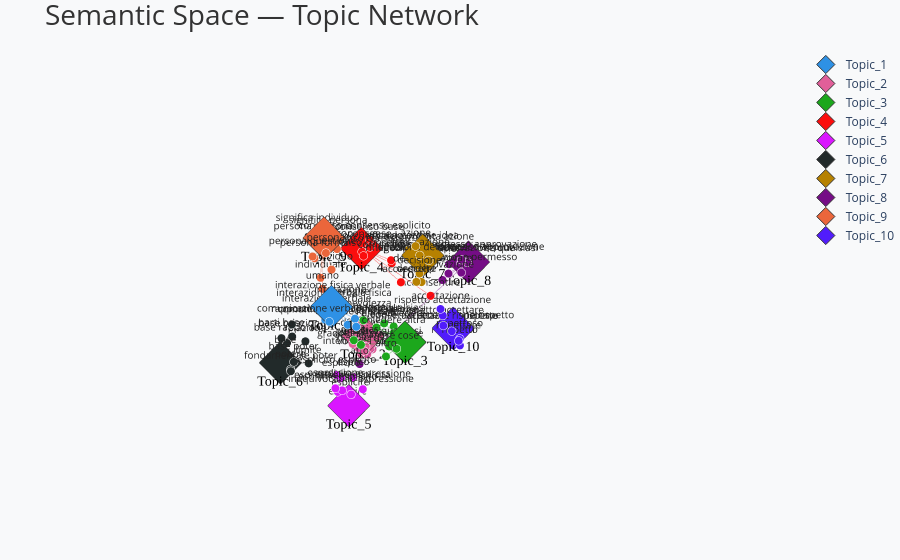

The notebook cell this image was saved under:
### Code cell
# ── Plot 1: curva di training (loss, NPMI, diversity) ──
model.plot_training()

# ── Plot 2: mappa 2D UMAP per pubblicazione (salva PNG) ──
model.visualize_2d()

# ── Plot 3: costellazione semantica 3D interattiva (Plotly) ──
model.visualize_3d()

### Figure 1 — Plotly figure (JSON) as saved in the notebook; plotly's stock layout.template omitted (floating-point values rounded to 4 significant figures)
{"data": [{"line": {"color": "#2E91E5", "width": 1.5}, "mode": "lines", "opacity": 0.4, "showlegend": false, "type": "scatter3d", "x": [9.13, 9.167, null, 9.13, 8.814, null, 9.13, 8.659, null, 9.13, 8.198, null, 9.13, 8.114, null, 9.13, 9.037, null, 9.13, 9.098, null, 9.13, 8.945, null, 9.13, 9.078, null, 9.13, 9.269, null], "y": [2.087, 1.977, null, 2.087, 1.905, null, 2.087, 1.873, null, 2.087, 1.513, null, 2.087, 1.392, null, 2.087, 2.02, null, 2.087, 2.113, null, 2.087, 2.201, null, 2.087, 1.91, null, 2.087, 2.199, null], "z": [8.626, 8.354, null, 8.626, 8.442, null, 8.626, 8.269, null, 8.626, 7.461, null, 8.626, 7.518, null, 8.626, 8.683, null, 8.626, 8.628, null, 8.626, 8.268, null, 8.626, 8.417, null, 8.626, 8.493, null]}, {"marker": {"color": "#2E91E5", "line": {"color": "white", "width": 0.5}, "size": 5}, "mode": "markers+text", "showlegend": false, "text": ["verbale", "interazione", "interagire", "consapevolezzare", "consapevolezza", "interazione fisica verbale", "interazione verbale fisica", "comunicazione comprensione", "interazione verbale", "comunicazione verbale verbale"], "textfont": {"color": "#222222", "size": 10}, "textposition": "top center", "type": "scatter3d", "x": [9.167, 8.814, 8.659, 8.198, 8.114, 9.037, 9.098, 8.945, 9.078, 9.269], "y": [1.977, 1.905, 1.873, 1.513, 1.392, 2.02, 2.113, 2.201, 1.91, 2.199], "z": [8.354, 8.442, 8.269, 7.461, 7.518, 8.683, 8.628, 8.268, 8.417, 8.493]}, {"marker": {"color": "#2E91E5", "line": {"color": "#333", "width": 1}, "size": 14, "symbol": "diamond"}, "mode": "markers+text", "name": "Topic_1", "text": ["Topic_1"], "textfont": {"color": "#000000", "family": "Arial Black", "size": 14}, "textposition": "bottom center", "type": "scatter3d", "x": [9.13], "y": [2.087], "z": [8.626]}, {"line": {"color": "#E15F99", "width": 1.5}, "mode": "lines", "opacity": 0.4, "showlegend": false, "type": "scatter3d", "x": [6.751, 6.879, null, 6.751, 7.432, null, 6.751, 7.025, null, 6.751, 7.327, null, 6.751, 7.232, null, 6.751, 6.719, null, 6.751, 6.891, null, 6.751, 6.675, null, 6.751, 6.91, null, 6.751, 6.609, null], "y": [0.009121, -0.01875, null, 0.009121, 0.4857, null, 0.009121, 0.4045, null, 0.009121, 0.7017, null, 0.009121, 0.4242, null, 0.009121, -0.02325, null, 0.009121, 0.09871, null, 0.009121, 0.1472, null, 0.009121, 0.3148, null, 0.009121, 0.1468, null], "z": [5.639, 5.734, null, 5.639, 6.075, null, 5.639, 5.732, null, 5.639, 5.96, null, 5.639, 5.825, null, 5.639, 5.592, null, 5.639, 5.271, null, 5.639, 5.318, null, 5.639, 5.401, null, 5.639, 5.268, null]}, {"marker": {"color": "#E15F99", "line": {"color": "white", "width": 0.5}, "size": 5}, "mode": "markers+text", "showlegend": false, "text": ["dare", "volere", "desiderio", "volero", "desiderare", "dare dare", "intendere volere", "grado intendere volere", "volontà voler", "volontà desideri"], "textfont": {"color": "#222222", "size": 10}, "textposition": "top center", "type": "scatter3d", "x": [6.879, 7.432, 7.025, 7.327, 7.232, 6.719, 6.891, 6.675, 6.91, 6.609], "y": [-0.01875, 0.4857, 0.4045, 0.7017, 0.4242, -0.02325, 0.09871, 0.1472, 0.3148, 0.1468], "z": [5.734, 6.075, 5.732, 5.96, 5.825, 5.592, 5.271, 5.318, 5.401, 5.268]}, {"marker": {"color": "#E15F99", "line": {"color": "#333", "width": 1}, "size": 14, "symbol": "diamond"}, "mode": "markers+text", "name": "Topic_2", "text": ["Topic_2"], "textfont": {"color": "#000000", "family": "Arial Black", "size": 14}, "textposition": "bottom center", "type": "scatter3d", "x": [6.751], "y": [0.009121], "z": [5.639]}, {"line": {"color": "#1CA71C", "width": 1.5}, "mode": "lines", "opacity": 0.4, "showlegend": false, "type": "scatter3d", "x": [7.021, 7.433, null, 7.021, 7.04, null, 7.021, 7.715, null, 7.021, 7.276, null, 7.021, 7.467, null, 7.021, 7.004, null, 7.021, 7.205, null, 7.021, 7.194, null, 7.021, 6.928, null, 7.021, 6.936, null], "y": [1.487, 1.414, null, 1.487, 0.7507, null, 1.487, 0.8612, null, 1.487, 0.6471, null, 1.487, 0.7681, null, 1.487, 1.181, null, 1.487, 1.461, null, 1.487, 1.255, null, 1.487, 1.108, null, 1.487, 0.8573, null], "z": [6.459, 6.312, null, 6.459, 6.407, null, 6.459, 6.538, null, 6.459, 6.651, null, 6.459, 6.234, null, 6.459, 6.487, null, 6.459, 6.387, null, 6.459, 6.319, null, 6.459, 6.567, null, 6.459, 6.51, null]}, {"marker": {"color": "#1CA71C", "line": {"color": "white", "width": 0.5}, "size": 5}, "mode": "markers+text", "showlegend": false, "text": ["altro", "chiedere", "cosa", "domanda", "qualsiasi", "chiedere altra", "altre cose", "altre qualsiasi", "altre chiedere", "chiedere qualsiasi"], "textfont": {"color": "#222222", "size": 10}, "textposition": "top center", "type": "scatter3d", "x": [7.433, 7.04, 7.715, 7.276, 7.467, 7.004, 7.205, 7.194, 6.928, 6.936], "y": [1.414, 0.7507, 0.8612, 0.6471, 0.7681, 1.181, 1.461, 1.255, 1.108, 0.8573], "z": [6.312, 6.407, 6.538, 6.651, 6.234, 6.487, 6.387, 6.319, 6.567, 6.51]}, {"marker": {"color": "#1CA71C", "line": {"color": "#333", "width": 1}, "size": 14, "symbol": "diamond"}, "mode": "markers+text", "name": "Topic_3", "text": ["Topic_3"], "textfont": {"color": "#000000", "family": "Arial Black", "size": 14}, "textposition": "bottom center", "type": "scatter3d", "x": [7.021], "y": [1.487], "z": [6.459]}, {"line": {"color": "#FB0D0D", "width": 1.5}, "mode": "lines", "opacity": 0.4, "showlegend": false, "type": "scatter3d", "x": [4.463, 4.379, null, 4.463, 4.156, null, 4.463, 3.29, null, 4.463, 4.315, null, 4.463, 4.176, null, 4.463, 4.591, null, 4.463, 4.302, null, 4.463, 4.536, null, 4.463, 4.34, null, 4.463, 4.267, null], "y": [-2.541, -2.3, null, -2.541, -1.769, null, -2.541, -1.168, null, -2.541, -1.264, null, -2.541, -1.727, null, -2.541, -2.312, null, -2.541, -2.575, null, -2.541, -2.425, null, -2.541, -2.48, null, -2.541, -2.43, null], "z": [5.764, 5.865, null, 5.764, 5.609, null, 5.764, 4.402, null, 5.764, 5.258, null, 5.764, 5.544, null, 5.764, 5.692, null, 5.764, 5.898, null, 5.764, 5.741, null, 5.764, 5.659, null, 5.764, 5.968, null]}, {"marker": {"color": "#FB0D0D", "line": {"color": "white", "width": 0.5}, "size": 5}, "mode": "markers+text", "showlegend": false, "text": ["consenso", "compromesso", "acconsentire", "accordo", "rinegoziare", "consenso consenso", "consenso consenso esplicito", "consenso consiste", "consenso significa accordo", "consenso base"], "textfont": {"color": "#222222", "size": 10}, "textposition": "top center", "type": "scatter3d", "x": [4.379, 4.156, 3.29, 4.315, 4.176, 4.591, 4.302, 4.536, 4.34, 4.267], "y": [-2.3, -1.769, -1.168, -1.264, -1.727, -2.312, -2.575, -2.425, -2.48, -2.43], "z": [5.865, 5.609, 4.402, 5.258, 5.544, 5.692, 5.898, 5.741, 5.659, 5.968]}, {"marker": {"color": "#FB0D0D", "line": {"color": "#333", "width": 1}, "size": 14, "symbol": "diamond"}, "mode": "markers+text", "name": "Topic_4", "text": ["Topic_4"], "textfont": {"color": "#000000", "family": "Arial Black", "size": 14}, "textposition": "bottom center", "type": "scatter3d", "x": [4.463], "y": [-2.541], "z": [5.764]}, {"line": {"color": "#DA16FF", "width": 1.5}, "mode": "lines", "opacity": 0.4, "showlegend": false, "type": "scatter3d", "x": [8.477, 8.448, null, 8.477, 8.323, null, 8.477, 8.222, null, 8.477, 8.797, null, 8.477, 7.902, null, 8.477, 8.566, null, 8.477, 8.635, null, 8.477, 8.396, null, 8.477, 8.642, null, 8.477, 8.444, null], "y": [1.53, 1.473, null, 1.53, 1.409, null, 1.53, 1.049, null, 1.53, 1.61, null, 1.53, 1.014, null, 1.53, 1.729, null, 1.53, 1.458, null, 1.53, 1.153, null, 1.53, 1.592, null, 1.53, 1.895, null], "z": [5.876, 5.783, null, 5.876, 5.877, null, 5.876, 6.048, null, 5.876, 6.548, null, 5.876, 5.843, null, 5.876, 6.335, null, 5.876, 6.259, null, 5.876, 6.298, null, 5.876, 6.388, null, 5.876, 6.483, null]}, {"marker": {"color": "#DA16FF", "line": {"color": "white", "width": 0.5}, "size": 5}, "mode": "markers+text", "showlegend": false, "text": ["esplicire", "esplicite", "esplicito", "espressione", "esplico", "inequivocabile espressione", "esprime esplicito", "esplicito esplicito", "espressione esplicita", "esplicita espressione"], "textfont": {"color": "#222222", "size": 10}, "textposition": "top center", "type": "scatter3d", "x": [8.448, 8.323, 8.222, 8.797, 7.902, 8.566, 8.635, 8.396, 8.642, 8.444], "y": [1.473, 1.409, 1.049, 1.61, 1.014, 1.729, 1.458, 1.153, 1.592, 1.895], "z": [5.783, 5.877, 6.048, 6.548, 5.843, 6.335, 6.259, 6.298, 6.388, 6.483]}, {"marker": {"color": "#DA16FF", "line": {"color": "#333", "width": 1}, "size": 14, "symbol": "diamond"}, "mode": "markers+text", "name": "Topic_5", "text": ["Topic_5"], "textfont": {"color": "#000000", "family": "Arial Black", "size": 14}, "textposition": "bottom center", "type": "scatter3d", "x": [8.477], "y": [1.53], "z": [5.876]}, {"line": {"color": "#222A2A", "width": 1.5}, "mode": "lines", "opacity": 0.4, "showlegend": false, "type": "scatter3d", "x": [8.833, 8.848, null, 8.833, 8.668, null, 8.833, 8.46, null, 8.833, 8.221, null, 8.833, 8.096, null, 8.833, 8.918, null, 8.833, 8.59, null, 8.833, 8.308, null, 8.833, 8.754, null, 8.833, 8.416, null], "y": [0.05398, 0.4066, null, 0.05398, 0.02226, null, 0.05398, 0.4253, null, 0.05398, -0.3381, null, 0.05398, -0.1328, null, 0.05398, 0.517, null, 0.05398, -0.173, null, 0.05398, -0.2445, null, 0.05398, 0.3966, null, 0.05398, -0.2833, null], "z": [6.189, 6.249, null, 6.189, 6.298, null, 6.189, 6.17, null, 6.189, 6.529, null, 6.189, 6.166, null, 6.189, 6.321, null, 6.189, 6.498, null, 6.189, 6.339, null, 6.189, 6.364, null, 6.189, 6.22, null]}, {"marker": {"color": "#222A2A", "line": {"color": "white", "width": 0.5}, "size": 5}, "mode": "markers+text", "showlegend": false, "text": ["potere", "base", "limite", "rapporto", "relazione", "fondamentale poter", "parti base", "base relazione", "base poter", "base rapporto"], "textfont": {"color": "#222222", "size": 10}, "textposition": "top center", "type": "scatter3d", "x": [8.848, 8.668, 8.46, 8.221, 8.096, 8.918, 8.59, 8.308, 8.754, 8.416], "y": [0.4066, 0.02226, 0.4253, -0.3381, -0.1328, 0.517, -0.173, -0.2445, 0.3966, -0.2833], "z": [6.249, 6.298, 6.17, 6.529, 6.166, 6.321, 6.498, 6.339, 6.364, 6.22]}, {"marker": {"color": "#222A2A", "line": {"color": "#333", "width": 1}, "size": 14, "symbol": "diamond"}, "mode": "markers+text", "name": "Topic_6", "text": ["Topic_6"], "textfont": {"color": "#000000", "family": "Arial Black", "size": 14}, "textposition": "bottom center", "type": "scatter3d", "x": [8.833], "y": [0.05398], "z": [6.189]}, {"line": {"color": "#B68100", "width": 1.5}, "mode": "lines", "opacity": 0.4, "showlegend": false, "type": "scatter3d", "x": [4.013, 4.2, null, 4.013, 4.315, null, 4.013, 4.499, null, 4.013, 4.395, null, 4.013, 4.132, null, 4.013, 4.119, null, 4.013, 3.971, null, 4.013, 3.986, null, 4.013, 4.095, null, 4.013, 3.976, null], "y": [-0.8499, -0.9028, null, -0.8499, -0.6492, null, -0.8499, -0.574, null, -0.8499, -0.5054, null, -0.8499, -0.8221, null, -0.8499, -0.9418, null, -0.8499, -1.336, null, -0.8499, -0.6627, null, -0.8499, -0.8581, null, -0.8499, -1.217, null], "z": [6.082, 6.383, null, 6.082, 5.788, null, 6.082, 5.673, null, 6.082, 5.652, null, 6.082, 5.684, null, 6.082, 5.951, null, 6.082, 6.011, null, 6.082, 6.004, null, 6.082, 6.107, null, 6.082, 6.09, null]}, {"marker": {"color": "#B68100", "line": {"color": "white", "width": 0.5}, "size": 5}, "mode": "markers+text", "showlegend": false, "text": ["azione", "decisione", "decidere", "scelta", "decisionale", "decisione azione", "accordo determinata azione", "azione decisione", "scelta azione", "accordo azione idea"], "textfont": {"color": "#222222", "size": 10}, "textposition": "top center", "type": "scatter3d", "x": [4.2, 4.315, 4.499, 4.395, 4.132, 4.119, 3.971, 3.986, 4.095, 3.976], "y": [-0.9028, -0.6492, -0.574, -0.5054, -0.8221, -0.9418, -1.336, -0.6627, -0.8581, -1.217], "z": [6.383, 5.788, 5.673, 5.652, 5.684, 5.951, 6.011, 6.004, 6.107, 6.09]}, {"marker": {"color": "#B68100", "line": {"color": "#333", "width": 1}, "size": 14, "symbol": "diamond"}, "mode": "markers+text", "name": "Topic_7", "text": ["Topic_7"], "textfont": {"color": "#000000", "family": "Arial Black", "size": 14}, "textposition": "bottom center", "type": "scatter3d", "x": [4.013], "y": [-0.8499], "z": [6.082]}, {"line": {"color": "#750D86", "width": 1.5}, "mode": "lines", "opacity": 0.4, "showlegend": false, "type": "scatter3d", "x": [1.924, 2.009, null, 1.924, 2.166, null, 1.924, 2.544, null, 1.924, 7.633, null, 1.924, 2.794, null, 1.924, 2.093, null, 1.924, 1.953, null, 1.924, 2.185, null, 1.924, 2.087, null, 1.924, 2.03, null], "y": [-1.059, -1.37, null, -1.059, -1.52, null, -1.059, -1.213, null, -1.059, 0.898, null, -1.059, -1.202, null, -1.059, -1.174, null, -1.059, -1.069, null, -1.059, -1.061, null, -1.059, -1.162, null, -1.059, -1.289, null], "z": [4.912, 4.893, null, 4.912, 4.741, null, 4.912, 4.743, null, 4.912, 5.938, null, 4.912, 4.656, null, 4.912, 4.88, null, 4.912, 4.903, null, 4.912, 4.681, null, 4.912, 4.999, null, 4.912, 4.811, null]}, {"marker": {"color": "#750D86", "line": {"color": "white", "width": 0.5}, "size": 5}, "mode": "markers+text", "showlegend": false, "text": ["autorizzazione", "permesso", "approvare", "atto", "approvazione", "permesso approvazione qualsiasi", "chiedere permesso approvazione", "approvazione permesso", "ricevere permesso approvazione", "permesso approvazione"], "textfont": {"color": "#222222", "size": 10}, "textposition": "top center", "type": "scatter3d", "x": [2.009, 2.166, 2.544, 7.633, 2.794, 2.093, 1.953, 2.185, 2.087, 2.03], "y": [-1.37, -1.52, -1.213, 0.898, -1.202, -1.174, -1.069, -1.061, -1.162, -1.289], "z": [4.893, 4.741, 4.743, 5.938, 4.656, 4.88, 4.903, 4.681, 4.999, 4.811]}, {"marker": {"color": "#750D86", "line": {"color": "#333", "width": 1}, "size": 14, "symbol": "diamond"}, "mode": "markers+text", "name": "Topic_8", "text": ["Topic_8"], "textfont": {"color": "#000000", "family": "Arial Black", "size": 14}, "textposition": "bottom center", "type": "scatter3d", "x": [1.924], "y": [-1.059], "z": [4.912]}, {"line": {"color": "#EB663B", "width": 1.5}, "mode": "lines", "opacity": 0.4, "showlegend": false, "type": "scatter3d", "x": [7.809, 7.717, null, 7.809, 7.917, null, 7.809, 7.925, null, 7.809, 8.009, null, 7.809, 8.199, null, 7.809, 7.869, null, 7.809, 8.115, null, 7.809, 7.532, null, 7.809, 7.723, null, 7.809, 8.069, null], "y": [0.3122, 0.5374, null, 0.3122, 0.485, null, 0.3122, 0.6155, null, 0.3122, 0.4009, null, 0.3122, 0.6843, null, 0.3122, 0.09151, null, 0.3122, 0.3736, null, 0.3122, 0.07986, null, 0.3122, 0.03613, null, 0.3122, 0.3561, null], "z": [8.496, 8.335, null, 8.496, 8.316, null, 8.496, 8.048, null, 8.496, 7.825, null, 8.496, 7.818, null, 8.496, 8.358, null, 8.496, 8.284, null, 8.496, 8.338, null, 8.496, 8.446, null, 8.496, 8.223, null]}, {"marker": {"color": "#EB663B", "line": {"color": "white", "width": 0.5}, "size": 5}, "mode": "markers+text", "showlegend": false, "text": ["person", "persona", "individuo", "individuale", "umano", "persona persona", "persona questione", "significa persona", "significa individuo", "persona forma"], "textfont": {"color": "#222222", "size": 10}, "textposition": "top center", "type": "scatter3d", "x": [7.717, 7.917, 7.925, 8.009, 8.199, 7.869, 8.115, 7.532, 7.723, 8.069], "y": [0.5374, 0.485, 0.6155, 0.4009, 0.6843, 0.09151, 0.3736, 0.07986, 0.03613, 0.3561], "z": [8.335, 8.316, 8.048, 7.825, 7.818, 8.358, 8.284, 8.338, 8.446, 8.223]}, {"marker": {"color": "#EB663B", "line": {"color": "#333", "width": 1}, "size": 14, "symbol": "diamond"}, "mode": "markers+text", "name": "Topic_9", "text": ["Topic_9"], "textfont": {"color": "#000000", "family": "Arial Black", "size": 14}, "textposition": "bottom center", "type": "scatter3d", "x": [7.809], "y": [0.3122], "z": [8.496]}, {"line": {"color": "#511CFB", "width": 1.5}, "mode": "lines", "opacity": 0.4, "showlegend": false, "type": "scatter3d", "x": [2.758, 2.862, null, 2.758, 2.86, null, 2.758, 3.045, null, 2.758, 2.889, null, 2.758, 2.776, null, 2.758, 2.735, null, 2.758, 2.92, null, 2.758, 2.936, null, 2.758, 3.061, null, 2.758, 2.964, null], "y": [-0.7698, -0.4008, null, -0.7698, -0.4559, null, -0.7698, -1.007, null, -0.7698, -0.6142, null, -0.7698, -0.4893, null, -0.7698, -0.8792, null, -0.7698, -0.67, null, -0.7698, -0.9935, null, -0.7698, -0.8643, null, -0.7698, -0.9837, null], "z": [3.264, 2.916, null, 3.264, 3.042, null, 3.264, 3.93, null, 3.264, 2.807, null, 3.264, 3.048, null, 3.264, 3.075, null, 3.264, 3.294, null, 3.264, 3.143, null, 3.264, 3.455, null, 3.264, 3.684, null]}, {"marker": {"color": "#511CFB", "line": {"color": "white", "width": 0.5}, "size": 5}, "mode": "markers+text", "showlegend": false, "text": ["rispetto", "rispettare", "accettazione", "rispettosi", "rispettoso", "accettazione rispetto", "accettare rispettare", "consenso accettazione rispetto", "rispetto accettare", "rispetto accettazione"], "textfont": {"color": "#222222", "size": 10}, "textposition": "top center", "type": "scatter3d", "x": [2.862, 2.86, 3.045, 2.889, 2.776, 2.735, 2.92, 2.936, 3.061, 2.964], "y": [-0.4008, -0.4559, -1.007, -0.6142, -0.4893, -0.8792, -0.67, -0.9935, -0.8643, -0.9837], "z": [2.916, 3.042, 3.93, 2.807, 3.048, 3.075, 3.294, 3.143, 3.455, 3.684]}, {"marker": {"color": "#511CFB", "line": {"color": "#333", "width": 1}, "size": 14, "symbol": "diamond"}, "mode": "markers+text", "name": "Topic_10", "text": ["Topic_10"], "textfont": {"color": "#000000", "family": "Arial Black", "size": 14}, "textposition": "bottom center", "type": "scatter3d", "x": [2.758], "y": [-0.7698], "z": [3.264]}], "layout": {"margin": {"b": 0, "l": 0, "r": 0, "t": 50}, "paper_bgcolor": "#f8f9fa", "plot_bgcolor": "#f8f9fa", "scene": {"bgcolor": "#f8f9fa", "xaxis": {"visible": false}, "yaxis": {"visible": false}, "zaxis": {"visible": false}}, "title": {"font": {"color": "#333", "size": 28}, "text": "Semantic Space — Topic Network"}}}
